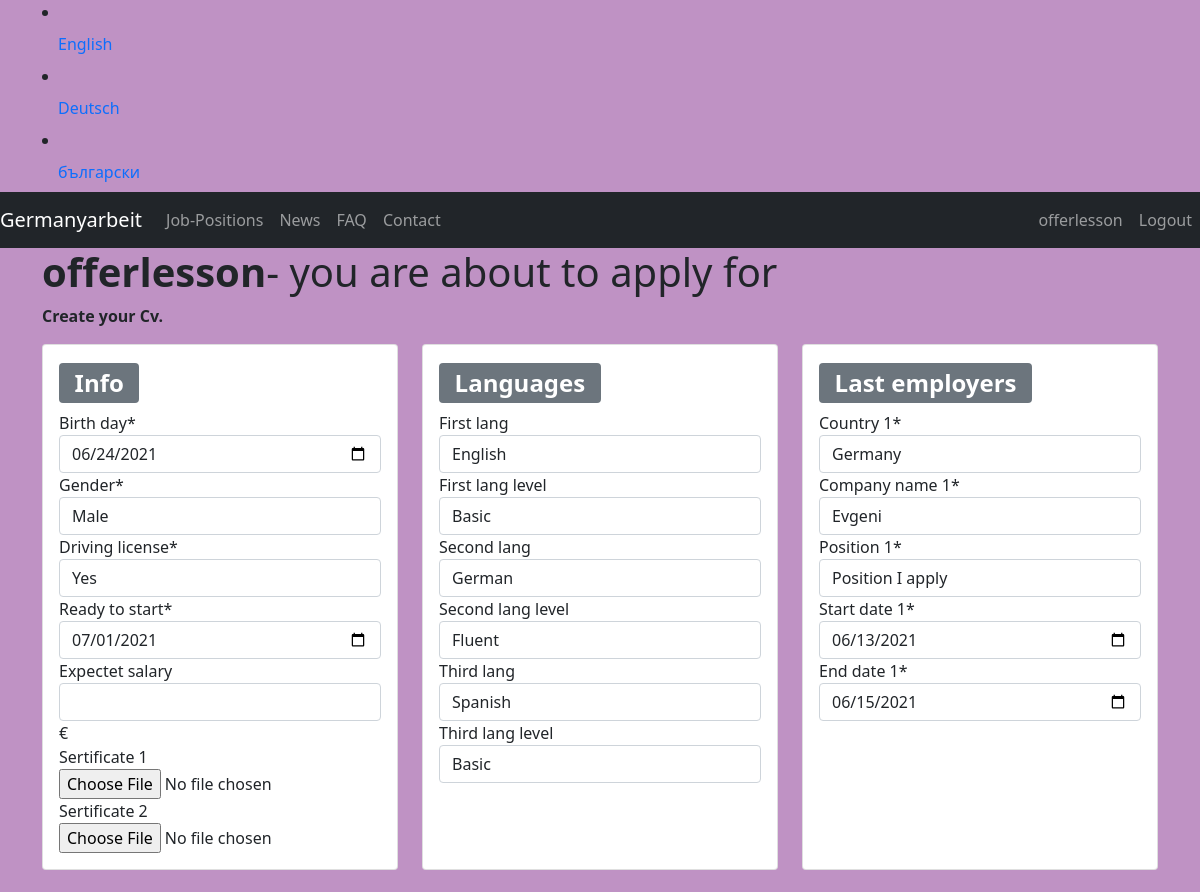
/en/category/cv/edit/49 (signed in, upper part), run on an earlier commit of the app's database.
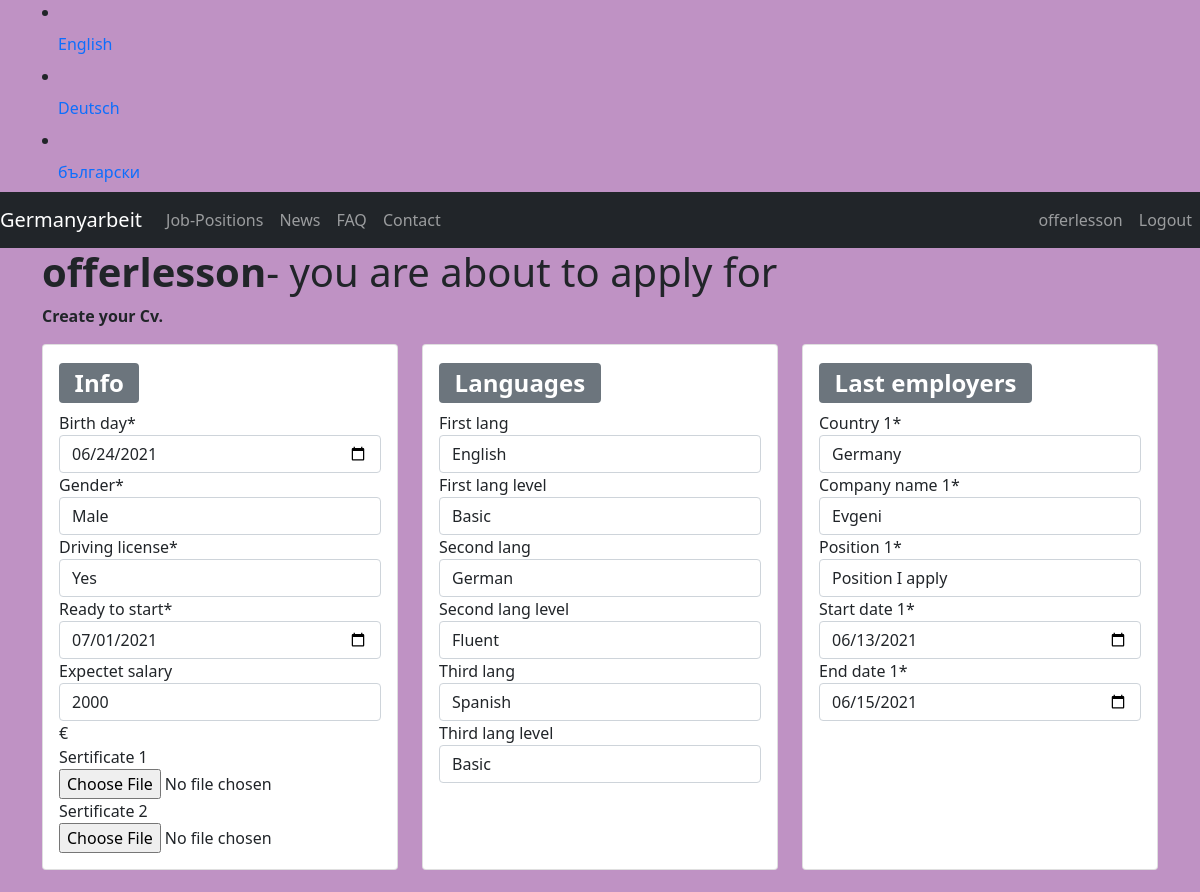
And on a later commit of the database.
### category/models.py (models this page shows, shortened)
class Cv(models.Model):
    GENDER = [
        ('Femail', 'Femail'),
        ('Male', 'Male'),
    ]
    DRIVING_LICENSE = [
        ('Yes', 'Yes'),
        ('No', 'No'),
    ]
    LANG1 = [
        ('English', 'English'),
        ('German', 'German'),
        ('French', 'French'),
        ('Italian', 'Italian'),
        ('Spanish', 'Spanish'),
        ('Turkish', 'Turkish'),
        ('Russian', 'Russian'),
    ]
    LANG_LEVELS = [
        ('Basic', 'Basic'),
        ('Medium', 'Medium'),
        ('Fluent', 'Fluent'),
    ]
    COUNTRY = [
        ('UK', 'UK'),
        ('Germany', 'Germany'),
        ('France', 'France'),
        ('Italy', 'Italy'),
        ('Netherlands', 'Netherlands'),
        ('Switzerland', 'Switzerland'),
        ('Poland', 'Poland'),
        ('Greece', 'Greece'),
        ('Sweden', 'Sweden'),
        ('Bulgaria', 'Bulgaria'),
        ('Belgium', 'Belgium'),
        ('Austria', 'Austria'),
        ('Hungary', 'Hungary'),
        ('Denmark', 'Denmark'),
        ('Finland', 'Finland'),
        ('Norway', 'Norway'),
        ('Czechia', 'Czechia'),
        ('Irland', 'Irland'),
        ('Romania', 'Romania'),
        ('Cyprus', 'Cyprus'),
        ('Slovenia', 'Slovenia'),
        ('Lithuania', 'Lithuania'),
        ('Latvia', 'Latvia'),
        ('Russian Federation', 'Russian Federation'),
        ('Not Europe', 'Not Europe'),
    ]
    POSITION = [
        ('Position I aplly', 'Position I apply'),
        ('Different', 'Different'),
    ]
    job = models.ForeignKey(SubCategory, on_delete=models.CASCADE)
    worker = models.ForeignKey(User, on_delete=models.CASCADE)
    birth_day = models.DateField()
    gender = models.CharField(max_length=50, choices=GENDER)
    driving_license = models.CharField(max_length=10, choices=DRIVING_LICENSE)
    first_lang = models.CharField(max_length=20, choices=LANG1, blank=True)
    first_lang_level = models.CharField(max_length=50, choices=LANG_LEVELS, blank=True)
    second_lang = models.CharField(max_length=20, choices=LANG1, blank=True)
    second_lang_level = models.CharField(max_length=50, choices=LANG_LEVELS, blank=True)
    third_lang = models.CharField(max_length=20, choices=LANG1, blank=True)
    third_lang_level = models.CharField(max_length=50, choices=LANG_LEVELS, blank=True)
    ready_to_start = models.DateField()
    expectet_salary = models.CharField(max_length=20, blank=True)
    sertificate_1 = models.ImageField(upload_to="cv_sertificate", blank=True)
    sertificate_2 = models.ImageField(upload_to="cv_sertificate", blank=True)
    country_1 = models.CharField(max_length=50, choices=COUNTRY)
    company_name_1 = models.CharField(max_length=50)
    position_1 = models.CharField(max_length=150, choices=POSITION, default="Position I aplly")
    start_date_1 = models.DateField()
    end_date_1 = models.DateField()
    country_2 = models.CharField(max_length=50, choices=COUNTRY)
    company_name_2 = models.CharField(max_length=50)
    position_2 = models.CharField(max_length=150, choices=POSITION, default="Position I aplly")
    start_date_2 = models.DateField()
    end_date_2 = models.DateField()
    country_3 = models.CharField(max_length=50, choices=COUNTRY)
    company_name_3 = models.CharField(max_length=50)
    position_3 = models.CharField(max_length=150, choices=POSITION, default="Position I aplly")
    start_date_3 = models.DateField()
    end_date_3 = models.DateField()
    update_date = models.DateTimeField(auto_now=True)
    submit_date = models.DateField(auto_now_add=True)
    employ = models.BooleanField(default=False)

### category/views.py (the view)
# urls.py: path('cv/edit/<int:id>', views.edit_cv, name='edit_cv'),
@login_required
@worker_required
def edit_cv(request, id):
    cv = Cv.objects.get(pk=id)
    if request.method == "POST":
        form = CvForm(request.POST, request.FILES)
        if form.is_valid():
            cv.birth_day = form.cleaned_data['birth_day']
            cv.gender = form.cleaned_data['gender']
            cv.driving_license = form.cleaned_data['driving_license']
            cv.first_lang = form.cleaned_data['first_lang']
            cv.first_lang_level = form.cleaned_data['first_lang_level']
            cv.second_lang = form.cleaned_data['second_lang']
            cv.second_lang_level = form.cleaned_data['second_lang_level']
            cv.third_lang = form.cleaned_data['third_lang']
            cv.third_lang_level = form.cleaned_data['third_lang_level']
            cv.ready_to_start = form.cleaned_data['ready_to_start']
            cv.expectet_salary = form.cleaned_data['expectet_salary']
            cv.sertificate_1 = form.cleaned_data['sertificate_1']
            cv.sertificate_2 = form.cleaned_data['sertificate_2']
            cv.country_1 = form.cleaned_data['country_1']
            cv.company_name_1 = form.cleaned_data['company_name_1']
            cv.position_1 = form.cleaned_data['position_1']
            cv.start_date_1 = form.cleaned_data['start_date_1']
            cv.end_date_1 = form.cleaned_data['end_date_1']
            cv.country_2 = form.cleaned_data['country_2']
            cv.company_name_2 = form.cleaned_data['company_name_2']
            cv.position_2 = form.cleaned_data['position_2']
            cv.start_date_2 = form.cleaned_data['start_date_2']
            cv.end_date_2 = form.cleaned_data['end_date_2']
            cv.country_3 = form.cleaned_data['country_3']
            cv.company_name_3 = form.cleaned_data['company_name_3']
            cv.position_3 = form.cleaned_data['position_3']
            cv.start_date_3 = form.cleaned_data['start_date_3']
            cv.end_date_3 = form.cleaned_data['end_date_3']
            cv.save()
            return HttpResponseRedirect(reverse('cv_detail', args=(id,)))
    else:
        default_data = {'birth_day': cv.birth_day, 'gender': cv.gender,
                        'driving_license': cv.driving_license, 'first_lang': cv.first_lang,
                        'first_lang_level': cv.first_lang_level, 'second_lang': cv.second_lang,
                        'second_lang_level': cv.second_lang_level, 'third_lang': cv.third_lang,
                        'third_lang_level': cv.third_lang_level, 'ready_to_start': cv.ready_to_start,
                        'expectet_salary': cv.expectet_salary, 'sertificate_1': cv.sertificate_1,
                        'sertificate_2': cv.sertificate_2, 'country_1': cv.country_1,
                        'company_name_1': cv.company_name_1, 'position_1': cv.position_1, 'start_date_1': cv.start_date_1,
                        'end_date_1': cv.end_date_1, 'country_2': cv.country_2,
                        'company_name_2': cv.company_name_2, 'position_2': cv.position_2, 'start_date_2': cv.start_date_2,
                        'end_date_2': cv.end_date_2, 'country_3': cv.country_3,
                        'company_name_3': cv.company_name_3, 'position_3': cv.position_3, 'start_date_3': cv.start_date_3,
                        'end_date_3': cv.end_date_3}
        form = CvForm(default_data)
    return render(request, 'category/cv_form.html', {'form': form, 'cv': cv})

### category/forms.py
class CvForm(ModelForm):
   class Meta:
      widgets = {
      'birth_day': DateInput,
      'ready_to_start': DateInput,
      'start_date_1': DateInput,
      'start_date_2': DateInput,
      'start_date_3': DateInput,
      'end_date_1': DateInput,
      'end_date_2': DateInput,
      'end_date_3': DateInput,
      }
      model = Cv
      fields = [
         'birth_day',
         'gender',
         'driving_license',
         'first_lang',
         'first_lang_level',
         'second_lang',
         'second_lang_level',
         'third_lang',
         'third_lang_level',
         'ready_to_start',
         'expectet_salary',
         'sertificate_1',
         'sertificate_2',
         'country_1',
         'company_name_1',
         'position_1',
         'start_date_1',
         'end_date_1',
         'country_2',
         'company_name_2',
         'position_2',
         'start_date_2',
         'end_date_2',
         'country_3',
         'company_name_3',
         'position_3',
         'start_date_3',
         'end_date_3'
      ]

### templates/category/cv_form.html (shortened to what this page needs)
{% extends "base.html" %}
{% load crispy_forms_tags %}
{% block content %}
<div class="container">
    <div class="row justify-content-center">
        <div class="col-lg-12 col-md-12 col-sm-12">
                {% if user.is_authenticated and user.is_worker %}
                    <h1><b>{{ user.username }}</b>- you are about to apply for </h1>
                    <p><b>Create your Cv.</b></p>
                    <form class="profile-company" method="POST" enctype="multipart/form-data">
                            <div class="row row-cols-1 row-cols-md-3 g-4">
                                <div class="col">
                                    <div class="card h-100">
                                        <div class="card-body">
                                            <h2 class="card-title"><span class="badge bg-secondary">Info</span></h2>
                                            {{ form.birth_day|as_crispy_field }}
                                            {{ form.gender|as_crispy_field }}
                                            {{ form.driving_license|as_crispy_field }}
                                            {{ form.ready_to_start|as_crispy_field }}
                                            {{ form.expectet_salary|as_crispy_field }}€
                                            {{ form.sertificate_1|as_crispy_field }}
                                            {{ form.sertificate_2|as_crispy_field }}
                                        </div>
                                    </div>
                                </div>
                                <div class="col">
                                    <div class="card h-100">
                                        <div class="card-body">
                                            <h2 class="card-title"><span class="badge bg-secondary">Languages</span></h2>
                                            {{ form.first_lang|as_crispy_field }}
                                            {{ form.first_lang_level|as_crispy_field }}
                                            {{ form.second_lang|as_crispy_field }}
                                            {{ form.second_lang_level|as_crispy_field }}
                                            {{ form.third_lang|as_crispy_field }}
                                            {{ form.third_lang_level|as_crispy_field }}
                                        </div>
                                    </div>
                                </div>
                                <div class="col">
                                    <div class="card h-100">
                                        <div class="card-body">
                                            <h2 class="card-title"><span class="badge bg-secondary">Last employers</span></h2>
                                            {{ form.country_1|as_crispy_field }}
                                            {{ form.company_name_1|as_crispy_field }}
                                            {{ form.position_1|as_crispy_field }}
                                            {{ form.start_date_1|as_crispy_field }}
                                            {{ form.end_date_1|as_crispy_field }}
                                        </div>
                                    </div>
                                </div>
                            </div>
                            <br/>
                            <br>
                    </form>
                {% elif user.is_authenticated and user.is_company %}
                    <h2>You have to be register as Worker to register your CV for {{ subcat.name }}. You are register as Company!</h2>
                {% else %}
                    404
                {% endif %}
        </div>
    </div>
</div>
{% endblock content %}

What changed in the data, as far as the page shows it:
changed Cv "Male": expectet_salary (not shown) → "2000"
